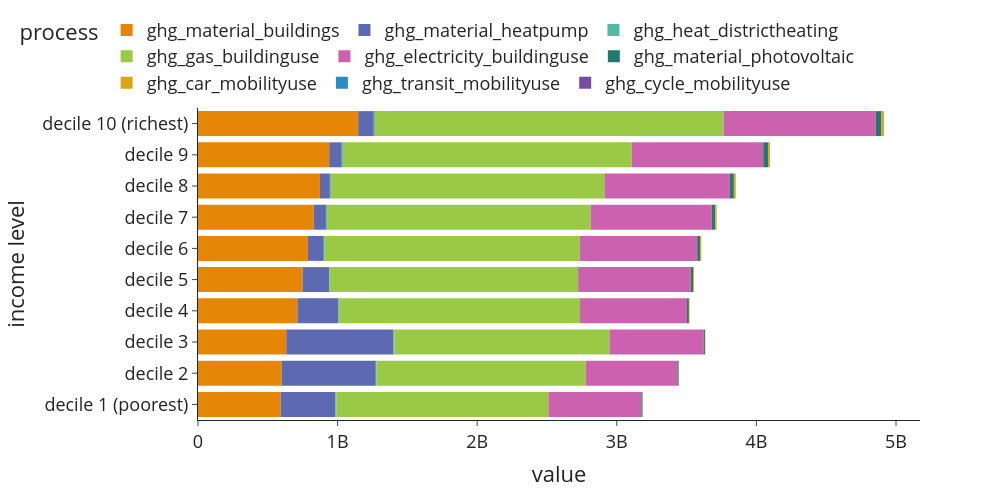

Notebook code cell kept with this figure:
### Code cell
df = ghg_annual.multiply(use['n_hhd'], axis=0).groupby(level=0, sort=False).sum().unstack().reset_index()
    df.columns = ['process', 'income level', 'value']

    fig = px.bar(df, x='value', y='income level',color='process', 
                 #text=df['percentage'].apply(lambda x: '{0:.1%}'.format(x)), 
                 #labels={'value':'Carbon footprint of EU construction in '+str(iot_year)+' [Mt CO<sub>2</sub>]', 'subsector':''}, 
                 template='simple_white', 
             color_discrete_sequence=px.colors.qualitative.Vivid) 
    #fig.update_traces(textposition='inside')
    fig.update_layout(width=1000, height=500, 
                      #xaxis_tickformat = '.0%',
                      font=dict(size=18),
                      legend=dict(
        orientation="h",
        #entrywidth=70,
        yanchor="bottom",
        y=1.02,
        xanchor="left",
        x=-0.25
    ))
    fig.update_traces(marker_line_width=0)

### Figure 1 — Plotly figure (JSON) as saved in the notebook; plotly's stock layout.template omitted (floating-point values rounded to 4 significant figures)
{"data": [{"alignmentgroup": "True", "hovertemplate": "process=ghg_material_buildings<br>value=%{x}<br>income level=%{y}<extra></extra>", "legendgroup": "ghg_material_buildings", "marker": {"color": "rgb(229, 134, 6)", "line": {"width": 0}, "pattern": {"shape": ""}}, "name": "ghg_material_buildings", "offsetgroup": "ghg_material_buildings", "orientation": "h", "showlegend": true, "textposition": "auto", "type": "bar", "x": [591700000.0, 599600000.0, 632100000.0, 712400000.0, 749300000.0, 787300000.0, 829400000.0, 873600000.0, 939900000.0, 1148000000.0], "xaxis": "x", "y": ["decile 1 (poorest)", "decile 2", "decile 3", "decile 4", "decile 5", "decile 6", "decile 7", "decile 8", "decile 9", "decile 10 (richest)"], "yaxis": "y"}, {"alignmentgroup": "True", "hovertemplate": "process=ghg_material_heatpump<br>value=%{x}<br>income level=%{y}<extra></extra>", "legendgroup": "ghg_material_heatpump", "marker": {"color": "rgb(93, 105, 177)", "line": {"width": 0}, "pattern": {"shape": ""}}, "name": "ghg_material_heatpump", "offsetgroup": "ghg_material_heatpump", "orientation": "h", "showlegend": true, "textposition": "auto", "type": "bar", "x": [392236140, 674100000.0, 768819285, 293150490, 188943300, 114023475, 87150000.0, 71147880, 89960000.0, 111554985], "xaxis": "x", "y": ["decile 1 (poorest)", "decile 2", "decile 3", "decile 4", "decile 5", "decile 6", "decile 7", "decile 8", "decile 9", "decile 10 (richest)"], "yaxis": "y"}, {"alignmentgroup": "True", "hovertemplate": "process=ghg_heat_districtheating<br>value=%{x}<br>income level=%{y}<extra></extra>", "legendgroup": "ghg_heat_districtheating", "marker": {"color": "rgb(82, 188, 163)", "line": {"width": 0}, "pattern": {"shape": ""}}, "name": "ghg_heat_districtheating", "offsetgroup": "ghg_heat_districtheating", "orientation": "h", "showlegend": true, "textposition": "auto", "type": "bar", "x": [6612000.0, 5634000.0, 4887000.0, 4971000.0, 5302000.0, 5858000.0, 6418000.0, 7154000.0, 8266000.0, 8672000.0], "xaxis": "x", "y": ["decile 1 (poorest)", "decile 2", "decile 3", "decile 4", "decile 5", "decile 6", "decile 7", "decile 8", "decile 9", "decile 10 (richest)"], "yaxis": "y"}, {"alignmentgroup": "True", "hovertemplate": "process=ghg_gas_buildinguse<br>value=%{x}<br>income level=%{y}<extra></extra>", "legendgroup": "ghg_gas_buildinguse", "marker": {"color": "rgb(153, 201, 69)", "line": {"width": 0}, "pattern": {"shape": ""}}, "name": "ghg_gas_buildinguse", "offsetgroup": "ghg_gas_buildinguse", "orientation": "h", "showlegend": true, "textposition": "auto", "type": "bar", "x": [1519000000.0, 1497000000.0, 1542000000.0, 1726000000.0, 1779000000.0, 1828000000.0, 1890000000.0, 1959000000.0, 2068000000.0, 2497000000.0], "xaxis": "x", "y": ["decile 1 (poorest)", "decile 2", "decile 3", "decile 4", "decile 5", "decile 6", "decile 7", "decile 8", "decile 9", "decile 10 (richest)"], "yaxis": "y"}, {"alignmentgroup": "True", "hovertemplate": "process=ghg_electricity_buildinguse<br>value=%{x}<br>income level=%{y}<extra></extra>", "legendgroup": "ghg_electricity_buildinguse", "marker": {"color": "rgb(204, 97, 176)", "line": {"width": 0}, "pattern": {"shape": ""}}, "name": "ghg_electricity_buildinguse", "offsetgroup": "ghg_electricity_buildinguse", "orientation": "h", "showlegend": true, "textposition": "auto", "type": "bar", "x": [665800000.0, 657100000.0, 673400000.0, 765600000.0, 805900000.0, 841000000.0, 867500000.0, 898000000.0, 942600000.0, 1091000000.0], "xaxis": "x", "y": ["decile 1 (poorest)", "decile 2", "decile 3", "decile 4", "decile 5", "decile 6", "decile 7", "decile 8", "decile 9", "decile 10 (richest)"], "yaxis": "y"}, {"alignmentgroup": "True", "hovertemplate": "process=ghg_material_photovoltaic<br>value=%{x}<br>income level=%{y}<extra></extra>", "legendgroup": "ghg_material_photovoltaic", "marker": {"color": "rgb(36, 121, 108)", "line": {"width": 0}, "pattern": {"shape": ""}}, "name": "ghg_material_photovoltaic", "offsetgroup": "ghg_material_photovoltaic", "orientation": "h", "showlegend": true, "textposition": "auto", "type": "bar", "x": [8052000.0, 9341000.0, 10420000.0, 14280000.0, 17600000.0, 21360000.0, 25320000.0, 29120000.0, 34410000.0, 40750000.0], "xaxis": "x", "y": ["decile 1 (poorest)", "decile 2", "decile 3", "decile 4", "decile 5", "decile 6", "decile 7", "decile 8", "decile 9", "decile 10 (richest)"], "yaxis": "y"}, {"alignmentgroup": "True", "hovertemplate": "process=ghg_car_mobilityuse<br>value=%{x}<br>income level=%{y}<extra></extra>", "legendgroup": "ghg_car_mobilityuse", "marker": {"color": "rgb(218, 165, 27)", "line": {"width": 0}, "pattern": {"shape": ""}}, "name": "ghg_car_mobilityuse", "offsetgroup": "ghg_car_mobilityuse", "orientation": "h", "showlegend": true, "textposition": "auto", "type": "bar", "x": [2051000.0, 1923000.0, 2522000.0, 4424000.0, 6429000.0, 8042000.0, 9160000.0, 13560000.0, 13700000.0, 17140000.0], "xaxis": "x", "y": ["decile 1 (poorest)", "decile 2", "decile 3", "decile 4", "decile 5", "decile 6", "decile 7", "decile 8", "decile 9", "decile 10 (richest)"], "yaxis": "y"}, {"alignmentgroup": "True", "hovertemplate": "process=ghg_transit_mobilityuse<br>value=%{x}<br>income level=%{y}<extra></extra>", "legendgroup": "ghg_transit_mobilityuse", "marker": {"color": "rgb(47, 138, 196)", "line": {"width": 0}, "pattern": {"shape": ""}}, "name": "ghg_transit_mobilityuse", "offsetgroup": "ghg_transit_mobilityuse", "orientation": "h", "showlegend": true, "textposition": "auto", "type": "bar", "x": [57000.0, 53960.0, 68640.0, 61300.0, 78180.0, 100500.0, 89650.0, 80180.0, 124000.0, 99340.0], "xaxis": "x", "y": ["decile 1 (poorest)", "decile 2", "decile 3", "decile 4", "decile 5", "decile 6", "decile 7", "decile 8", "decile 9", "decile 10 (richest)"], "yaxis": "y"}, {"alignmentgroup": "True", "hovertemplate": "process=ghg_cycle_mobilityuse<br>value=%{x}<br>income level=%{y}<extra></extra>", "legendgroup": "ghg_cycle_mobilityuse", "marker": {"color": "rgb(118, 78, 159)", "line": {"width": 0}, "pattern": {"shape": ""}}, "name": "ghg_cycle_mobilityuse", "offsetgroup": "ghg_cycle_mobilityuse", "orientation": "h", "showlegend": true, "textposition": "auto", "type": "bar", "x": [2470.0, 1597.0, 1881.0, 2254.0, 2392.0, 2378.0, 2549.0, 2291.0, 2657.0, 2405.0], "xaxis": "x", "y": ["decile 1 (poorest)", "decile 2", "decile 3", "decile 4", "decile 5", "decile 6", "decile 7", "decile 8", "decile 9", "decile 10 (richest)"], "yaxis": "y"}], "layout": {"barmode": "relative", "font": {"size": 18}, "height": 500, "legend": {"orientation": "h", "title": {"text": "process"}, "tracegroupgap": 0, "x": -0.25, "xanchor": "left", "y": 1.02, "yanchor": "bottom"}, "margin": {"t": 60}, "width": 1000, "xaxis": {"anchor": "y", "domain": [0, 1], "title": {"text": "value"}}, "yaxis": {"anchor": "x", "domain": [0, 1], "title": {"text": "income level"}}}}
